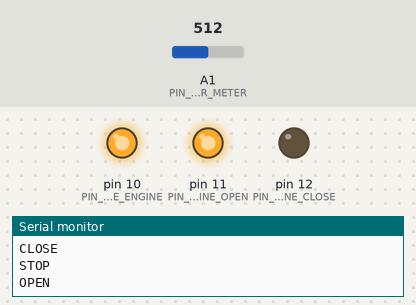
This sketch was run on a simulated Arduino Uno, built with avr-gcc and run on an emulated ATmega328P. Parts: output pins drawn as LEDs (lit = HIGH), the last lines printed to the serial monitor. Inputs (shaded band) come from the test bench; at power-on: A1 (PIN_POWER_METER) = 512.

Above: at 12.8 s.
12.9 s: A1 (PIN_POWER_METER) set to 122
At 24.3 s:
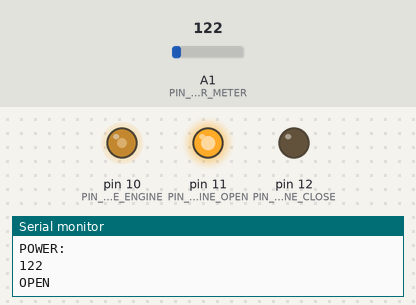
25.5 s: A1 (PIN_POWER_METER) set to 306
37.5 s: A1 (PIN_POWER_METER) set to 0
At 42.9 s:
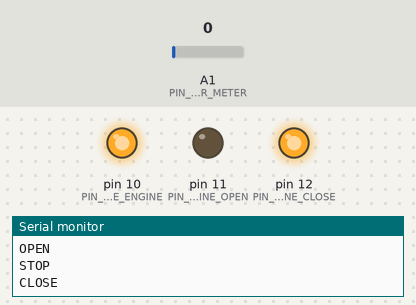
48.5 s: A1 (PIN_POWER_METER) set to 511
At 61.4 s:
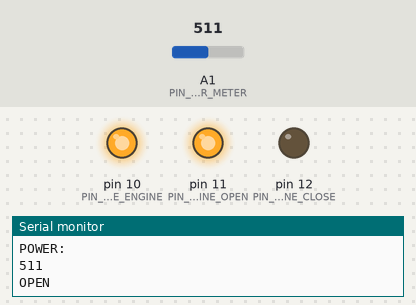
Timing chart, 0 to 62.5 s (numbered marks = the images above; inputs shaded):
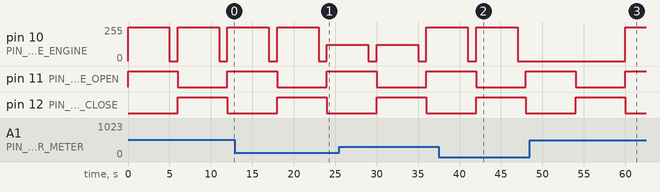

The sketch:

Potenciometro.ino
```cpp
#define PIN_ENGINE_OPEN 11
#define PIN_ENGINE_CLOSE 12
#define PIN_ACTIVATE_ENGINE 10
#define PIN_POWER_METER A1

void setup() {
pinMode(PIN_ENGINE_OPEN, OUTPUT);
  pinMode(PIN_ENGINE_CLOSE, OUTPUT);
  pinMode(PIN_ACTIVATE_ENGINE, OUTPUT);
  pinMode(PIN_POWER_METER, INPUT);
  // put your setup code here, to run once:
  Serial.begin(9600);
}
int power =0;
void loop() {

    int old_power =power;
    power = analogRead(PIN_POWER_METER);
    if(old_power !=power){
      Serial.println("POWER:");
      Serial.println(power);

      }
    Serial.println("OPEN");
    analogWrite(PIN_ACTIVATE_ENGINE,power);
    digitalWrite(PIN_ENGINE_CLOSE,LOW);
    digitalWrite(PIN_ENGINE_OPEN,HIGH);
    delay(5000);
    Serial.println("STOP");
    digitalWrite(PIN_ACTIVATE_ENGINE,LOW);
    delay(1000);
    Serial.println("CLOSE");
    analogWrite(PIN_ACTIVATE_ENGINE,power);
    digitalWrite(PIN_ENGINE_OPEN,LOW);
    digitalWrite(PIN_ENGINE_CLOSE,HIGH);
    delay(5000);
    Serial.println("STOP");
    digitalWrite(PIN_ACTIVATE_ENGINE,LOW);
    delay(1000);
  // put your main code here, to run repeatedly:

}
```

Measured:
- after the input at 37.5 s, pin 10 (PIN_ACTIVATE_ENGINE): goes on until 47.0 s, then stays 0/255
- after the input at 48.5 s, pin 10 (PIN_ACTIVATE_ENGINE): 0/255 → 255/255 after 11.5 s
- by itself, pin 10 (PIN_ACTIVATE_ENGINE): alternates 255/255 for 5.0 s and 0/255 for 1.0 s
